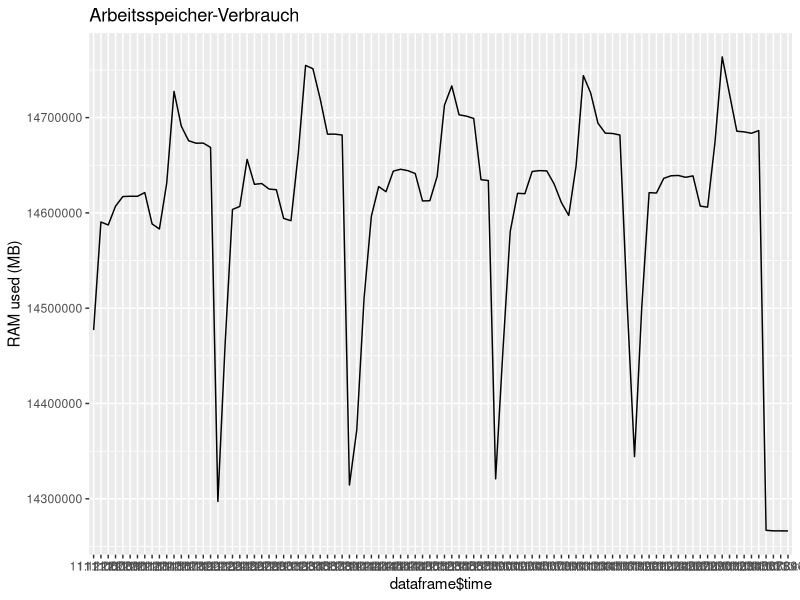

Recreate this plot in R.
# Libraries
library(ggplot2)
library(viridis)
library(dplyr)
library(hms)
library(gridExtra)
library(ggpubr)


# Path
#base_path <- "C:/Users/kreut/OneDrive/Uni/Bachelor-Thesis/Quellcode/CSV-Analyser/"
#export_path <- "C:/Users/kreut/OneDrive/Uni/Bachelor-Thesis/Quellcode/CSV-Analyser/export/"

#base_path <- "/var/lib/jenkins/workspace/Autoplot/"
#export_path <- "/var/lib/jenkins/workspace/Autoplot/export/"

base_path <- "~/workspace/Autoplot/"
export_path <- "~/workspace/Autoplot/export/"

date_path <- toString(Sys.Date())


# Colors
axisLabelColor <- "#69b3a2"
yAxisColor <- "black"


# Import CSV from Collectl
measurements <- read.csv(file = "csv/collectl.csv", na="NA", stringsAsFactors = FALSE, header=TRUE, sep=",", row.names=NULL)

# function to draw line plots
drawPlot <- function(title, yAxisLabel, measurement, time) {
    ggplot(measurements, aes(x=dataframe$time, y=dataframe$mem_used, group=1)) +
        geom_line() +
        scale_y_continuous(
            name = yAxisLabel,
        ) +
        ggtitle(title)
}


removeWhitespaceAndColon <- function(filename) {
  filename <- chartr(":", "-", filename)
  filename <- chartr(" ", "_", filename)
}


# call drawPlot function for each plot
# cpu_user_plot <- drawPlot("CPU User", "CPU-Verbrauch (%)", data_csv[[3]], data_csv[[2]])
# cpu_nice_plot <- drawPlot("CPU Nice", "CPU-Verbrauch (%)", data_csv[[4]], data_csv[[2]])
# cpu_system_plot <- drawPlot("CPU System", "CPU-Verbrauch (%)", data_csv[[5]], data_csv[[2]])
# cpu_wait_plot <- drawPlot("CPU Wait", "CPU-Verbrauch (%)", data_csv[[6]], data_csv[[2]])
# cpu_idle_plot <- drawPlot("CPU Idle", "CPU-Verbrauch (%)", data_csv[[15]], data_csv[[2]])
dataframe <- data.frame(
  time = measurements$Time,
  mem_used = measurements$X.MEM.Used
)

dataframe

mem_used_plot <- drawPlot("Arbeitsspeicher-Verbrauch", "RAM used (MB)", dataframe$mem_used, dataframe$time)

# # Build figures with multiple plots
# cpu_figure <- ggarrange(
#   cpu_user_plot, cpu_nice_plot, cpu_system_plot, cpu_wait_plot, cpu_idle_plot, nrow = 5
# )

mem_figure <- ggarrange(
  mem_used_plot, nrow = 1
)


# Create directories for exports with todays date and save figures into it
dir.create(file.path(export_path), showWarnings = FALSE)

dir.create(file.path(export_path, date_path), showWarnings = FALSE)
#setwd(file.path(export_path, date_path))


# get filenames
#cpu_output_name <- removeWhitespaceAndColon(paste(Sys.time(), "CPU_figure.png"))
mem_output_name <- removeWhitespaceAndColon(paste(Sys.time(), "MEM_figure.png"))

#ggexport(cpu_figure, filename = paste(cpu_output_name), width = 1920, height = 1080)
ggexport(mem_figure, filename = paste(mem_output_name), width = 1920, height = 1080)


mem_figure
